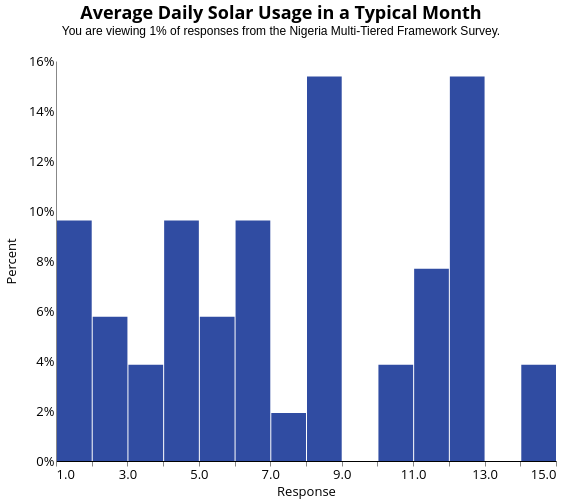

Here is the Vega-Lite specification saved for this chart:
### Vega-Lite specification from a JSON file in a GitHub repository (floating-point values rounded to 4 significant figures)
{"width": 500, "height": 400, "config": {"title": {"fontSize": 18, "font": "Open Sans", "anchor": "center", "fontColor": "#000000"}, "axisX": {"domain": true, "domainColor": "#000000", "grid": false, "labelFont": "Open Sans", "labelFontSize": 13, "titleFont": "Open Sans", "titleFontSize": 13, "titleFontWeight": "normal", "title": "X Axis Title (units)"}, "axisY": {"domain": true, "grid": false, "gridColor": "#DEDDDD", "gridWidth": 1, "labelFont": "Open Sans", "labelFontSize": 13, "labelAngle": 0, "ticks": false, "titleFont": "Open Sans", "titleFontSize": 13, "titleFontWeight": "normal", "titlePadding": 10, "title": "Y Axis Title (units)"}, "range": {"category": ["#2980B9", "#003366", "#FFAE19", "#FF4500", "#438B28", "#45B39D", "#99ADC1", "#212F3C"]}, "legend": {"labelFont": "Open Sans", "labelFontSize": 13, "symbolType": "square", "symbolSize": 100, "titleFont": "Open Sans", "titleFontSize": 13, "titleFontWeight": "normal", "title": "Legend", "orient": "right", "offset": 0}, "tooltip": {"font": "Open Sans"}, "view": {"stroke": "transparent", "text": {"font": "Open Sans", "color": ["#2980B9", "#003366", "#FFAE19", "#FF4500", "#438B28", "#45B39D", "#99ADC1", "#212F3C"], "fontSize": 13, "align": "right", "fontWeight": 400, "size": 13}, "bar": {"size": 40, "binSpacing": 1, "continuousBandSize": 30, "discreteBandSize": 30, "fill": ["#2980B9", "#003366", "#FFAE19", "#FF4500", "#438B28", "#45B39D", "#99ADC1", "#212F3C"], "stroke": false}}}, "data": {"name": "data-3dfcbda35b86d43ed70572905fafb188"}, "mark": {"type": "bar", "color": "#304ca2"}, "encoding": {"tooltip": [{"type": "nominal", "field": "c171b", "title": "Response (Binned)"}, {"type": "quantitative", "aggregate": "sum", "field": "pct", "format": ".2%", "title": "Percentage"}], "x": {"type": "quantitative", "axis": {"title": "Response"}, "bin": {"extent": [1, 15], "step": 1}, "field": "c171b", "scale": {"clamp": true, "domain": [1, 15]}}, "y": {"type": "quantitative", "aggregate": "sum", "axis": {"format": "%"}, "field": "pct", "title": "Percent"}}, "selection": {"selector011": {"type": "single", "fields": ["locality_ur"], "bind": {"input": "select", "options": [null, "Urban", "Rural"], "labels": ["National", "Urban", "Rural"], "name": "Locality Breakdown  "}}, "selector012": {"type": "single", "fields": ["elc_aggr_tier"], "bind": {"input": "select", "options": [null, "Tier 0", "Tier 1", "Tier 2", "Tier 3", "Tier 4", "Tier 5"], "labels": ["All Tiers", "Tier 0", "Tier 1", "Tier 2", "Tier 3", "Tier 4", "Tier 5"], "name": "Tiers  "}}}, "title": {"text": ["Average Daily Solar Usage in a Typical Month"], "subtitle": ["You are viewing 1% of responses from the Nigeria Multi-Tiered Framework Survey.", " "], "color": "black", "subtitleColor": "black"}, "transform": [{"joinaggregate": [{"op": "count", "field": "*", "as": "total"}]}, {"calculate": "1 / datum.total", "as": "pct"}, {"bin": {"maxbins": 20}, "field": "m", "as": "mbin"}, {"filter": {"selection": "selector011"}}, {"filter": {"selection": "selector012"}}], "$schema": "https://vega.github.io/schema/vega-lite/v4.8.1.json", "datasets": {"data-3dfcbda35b86d43ed70572905fafb188": [{"elc_aggr_tier": "Tier 1", "c171b": 12, "locality": 0}, {"elc_aggr_tier": "Tier 1", "c171b": 6, "locality": 1}, {"elc_aggr_tier": "Tier 3", "c171b": 2, "locality": 0}, {"elc_aggr_tier": "Tier 3", "c171b": 4, "locality": 1}, {"elc_aggr_tier": "Tier 3", "c171b": 6, "locality": 1}, {"elc_aggr_tier": "Tier 3", "c171b": 8, "locality": 1}, {"elc_aggr_tier": "Tier 3", "c171b": 8, "locality": 1}, {"elc_aggr_tier": "Tier 2", "c171b": 4, "locality": 1}, {"elc_aggr_tier": "Tier 3", "c171b": 1, "locality": 1}, {"elc_aggr_tier": "Tier 1", "c171b": 1, "locality": 1}, {"elc_aggr_tier": "Tier 2", "c171b": 11, "locality": 1}, {"elc_aggr_tier": "Tier 2", "c171b": 11, "locality": 1}, {"elc_aggr_tier": "Tier 2", "c171b": 11, "locality": 1}, {"elc_aggr_tier": "Tier 2", "c171b": 11, "locality": 1}, {"elc_aggr_tier": "Tier 2", "c171b": 3, "locality": 1}, {"elc_aggr_tier": "Tier 3", "c171b": 12, "locality": 0}, {"elc_aggr_tier": "Tier 2", "c171b": 1, "locality": 1}, {"elc_aggr_tier": "Tier 3", "c171b": 15, "locality": 1}, {"elc_aggr_tier": "Tier 3", "c171b": 5, "locality": 1}, {"elc_aggr_tier": "Tier 2", "c171b": 10, "locality": 1}, {"elc_aggr_tier": "Tier 2", "c171b": 4, "locality": 1}, {"elc_aggr_tier": "Tier 0", "c171b": 1, "locality": 1}, {"elc_aggr_tier": "Tier 2", "c171b": 5, "locality": 1}, {"elc_aggr_tier": "Tier 3", "c171b": 8, "locality": 1}, {"elc_aggr_tier": "Tier 3", "c171b": 8, "locality": 1}, {"elc_aggr_tier": "Tier 3", "c171b": 8, "locality": 1}, {"elc_aggr_tier": "Tier 3", "c171b": 8, "locality": 1}, {"elc_aggr_tier": "Tier 3", "c171b": 8, "locality": 1}, {"elc_aggr_tier": "Tier 3", "c171b": 2, "locality": 1}, {"elc_aggr_tier": "Tier 3", "c171b": 20, "locality": 1}, {"elc_aggr_tier": "Tier 1", "c171b": 15, "locality": 0}, {"elc_aggr_tier": "Tier 1", "c171b": 12, "locality": 1}, {"elc_aggr_tier": "Tier 1", "c171b": 24, "locality": 1}, {"elc_aggr_tier": "Tier 1", "c171b": 12, "locality": 1}, {"elc_aggr_tier": "Tier 1", "c171b": 8, "locality": 1}, {"elc_aggr_tier": "Tier 1", "c171b": 24, "locality": 1}, {"elc_aggr_tier": "Tier 1", "c171b": 24, "locality": 1}, {"elc_aggr_tier": "Tier 1", "c171b": 12, "locality": 0}, {"elc_aggr_tier": "Tier 3", "c171b": 4, "locality": 1}, {"elc_aggr_tier": "Tier 1", "c171b": 6, "locality": 1}, {"elc_aggr_tier": "Tier 2", "c171b": 6, "locality": 1}, {"elc_aggr_tier": "Tier 3", "c171b": 3, "locality": 1}, {"elc_aggr_tier": "Tier 2", "c171b": 1, "locality": 1}, {"elc_aggr_tier": "Tier 3", "c171b": 10, "locality": 1}, {"elc_aggr_tier": "Tier 3", "c171b": 4, "locality": 1}, {"elc_aggr_tier": "Tier 3", "c171b": 6, "locality": 0}, {"elc_aggr_tier": "Tier 3", "c171b": 7, "locality": 0}, {"elc_aggr_tier": "Tier 2", "c171b": 5, "locality": 0}, {"elc_aggr_tier": "Tier 3", "c171b": 12, "locality": 0}, {"elc_aggr_tier": "Tier 1", "c171b": 12, "locality": 0}, {"elc_aggr_tier": "Tier 1", "c171b": 12, "locality": 0}, {"elc_aggr_tier": "Tier 5", "c171b": 2, "locality": 0}]}}
